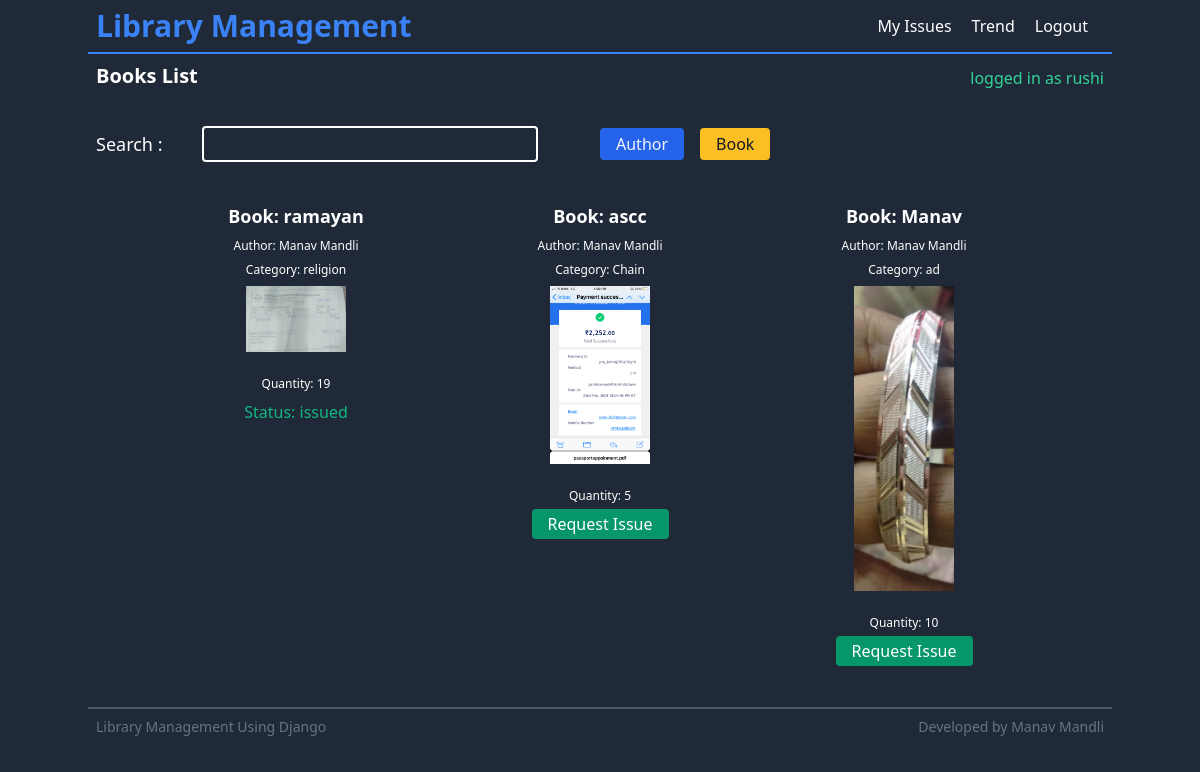
Screenshot of / (signed in) with the database file from the repository.
### library_app/models.py (models this page shows, shortened)
class Book(models.Model):
    name=models.CharField(max_length=350)
    author=models.ForeignKey(Author,on_delete=models.CASCADE)
    image=models.ImageField()
    category=models.CharField(max_length=220)
    quantity = models.PositiveIntegerField(default=0)

class Author(models.Model):
    name=models.CharField(max_length=350)
    description=models.CharField(max_length=450)
    def __str__(self):
        return self.name

### library_app/views.py (the view)
# urls.py: path('',allbooks,name='home'),
def allbooks(request):
    requestedbooks,issuedbooks=getmybooks(request.user)
    allbooks=Book.objects.all()
    return render(request,'library/home.html',{'books':allbooks,'issuedbooks':issuedbooks,'requestedbooks':requestedbooks})

### library_app/utilities.py (called while the page is built)
def getmybooks(user):
    requestedbooks=[]
    issuedbooks=[]
    if user.is_authenticated:
        member = Member.objects.filter(member_id=user).first()
        if member:
            for transaction in Transaction.objects.filter(member=member):
                book = transaction.book
                if transaction.issued:
                    issuedbooks.append(book)
                else:
                    requestedbooks.append(book)
    return [requestedbooks, issuedbooks]

### templates/library/home.html (shortened to what this page needs)
{% extends 'base.html' %} {% block heading %} Books List {% endblock heading %}
{% block content %}
<form class="flex sm:flex-row flex-col" action="/search/">
  <div
    class="w-full md:w-1/2 l:w-1/3 flex flex-col sm:flex-row sm:items-center "
  >
    <label class="text-lg" for="search-query">Search :</label>
    <input
      class="w-full sm:w-2/3 px-2 py-1 bg-transparent border-white border-2 mt-4 sm:mt-0 sm:ml-10 rounded text-white"
      type="text"
      name="search-query"
      id="search"
    />
  </div>
  <div class="flex space-x-4 mt-4 sm:mt-0 flex-row sm:items-center">
    <button
      class="text-white hover:shadow-md rounded bg-blue-600 px-4 py-1 text-gray-100"
      name="author"
    >
      Author
    </button>
    <button
      class="hover:shadow-md bg-yellow-400 text-gray-900 rounded px-4 py-1"
      name="book"
    >
      Book
    </button>
  </div>
</form>
<ul
  class=" mt-10 md:px-4 lg:px-12 xl:px-0 grid grid-cols-1 md:grid-cols-3 xl:grid-cols-4"
>
  {% for book in books %}
  <li class="mb-12 md:mb-4 mx-auto text-center">
    <h2 class="text-lg font-bold">Book: {{book.name}}</h2>
    <h4 class="text-xs font-regular text-white pt-2">Author: {{book.author}}</h4>
    <h4 class="text-xs font-regular text-white pt-2">Category: {{book.category}}</h4>
    <div class="grid place-items-center p-2">
      <img
        src="{{book.image.url}}"
        alt="{{book.name}}"
        height="100"
        width="100"
        class="mb-4"
      />
      <h4 class="text-xs font-regular text-white pt-2">Quantity: {{book.quantity}}</h4>
    </div>
    {% if not user.is_superuser and not user.is_anonymous %}
    {% if book in issuedbooks %}
    <p class="text-green-500 font-medium">Status: issued</p>
    {% elif book in requestedbooks %}
    <p class="text-blue-500 font-medium">Status: issued requested</p>
    {% else %}
    <a
      class="text-white hover:shadow-md rounded bg-green-600 px-4 py-1"
      href="/request-book-issue/{{book.id}}/"
      >Request Issue</a
    >
    {% endif %} {% endif %}
  </li>
  {% endfor %}
</ul>
{% endblock content %}

### templates/base.html (shortened to what this page needs)
<!DOCTYPE html>
<html lang="en">
  <head>
    <link
      href="https://unpkg.com/tailwindcss@^2/dist/tailwind.min.css"
      rel="stylesheet"
    />
  </head>
  <body class="min-h-screen bg-gray-800 text-white">
    {% include 'nav.html' %}
    <header
      class="flex flex-row justify-between items-end mb-5 md:mx-auto max-w-5xl p-2"
    >
      <h1 class="font-bold text-lg sm:text-xl capitalize">
        {%block heading %}{% endblock heading %}
      </h1>
      {% if user.is_anonymous %}
      <h2 class="text-red-400 sm:pr-5 xl:pr-3">logged out</h2>
      {% else %}
      <h2 class="text-green-400">logged in as {{user}}</h2>
      {% endif %}
    </header>
    <main class="container md:mx-auto max-w-5xl p-2">
      {% block content %}{% endblock content %}
    </main>
    {% include 'footer.html' %}
  </body>
</html>

### rows the page displays
Book: name "ramayan", author "Manav Mandli", category "religion", image (picture), quantity "19", shows "Status: issued"
Book: name "ascc", author "Manav Mandli", category "Chain", image (picture), quantity "5"
Book: name "Manav", author "Manav Mandli", category "ad", image (picture), quantity "10"

### other values shown
{{ user }} "rushi"
